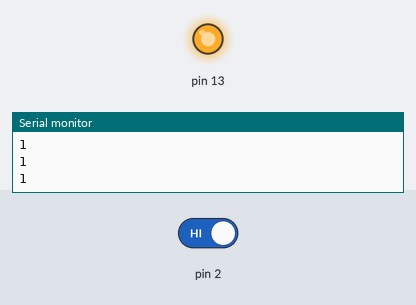
Recording of a sketch running on a simulated Arduino Uno, built with avr-gcc and run on an emulated ATmega328P. On the bench: output pins drawn as LEDs (lit = HIGH), the last lines printed to the serial monitor. Inputs (shaded band) come from the test bench; at power-on: pin 2 HIGH.

Above: at 2.8 s.
2.9 s: pin 2 driven LOW
At 3.7 s:
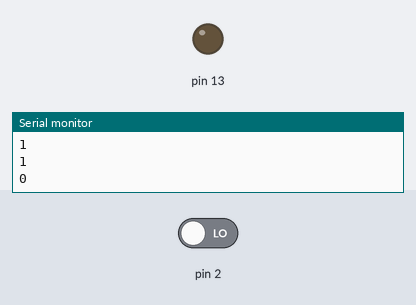
4.5 s: pin 2 driven HIGH
At 6.4 s:
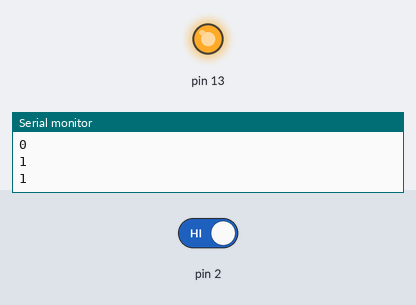
Timing chart, 0 to 7.9 s (numbered marks = the images above; inputs shaded):
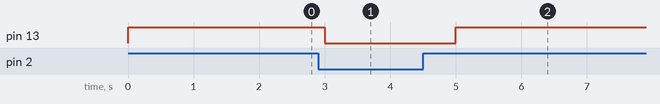

Measured:
- after the input at 2.9 s, pin 13: HIGH → LOW after 0.10 s
- after the input at 4.5 s, pin 13: LOW → HIGH after 0.50 s

The sketch:

PIR.ino
```cpp
int val;

void setup() {
pinMode(2,INPUT);
pinMode(13,OUTPUT);
Serial.begin(9600);
  // put your setup code here, to run once:

}

void loop() {
  if(digitalRead(2) == LOW){
    digitalWrite(13,LOW);
    Serial.println(0);
  }else{
    Serial.println(1);
    digitalWrite(13,HIGH);
  }
  delay(1000);
  // put your main code here, to run repeatedly:

}
```
